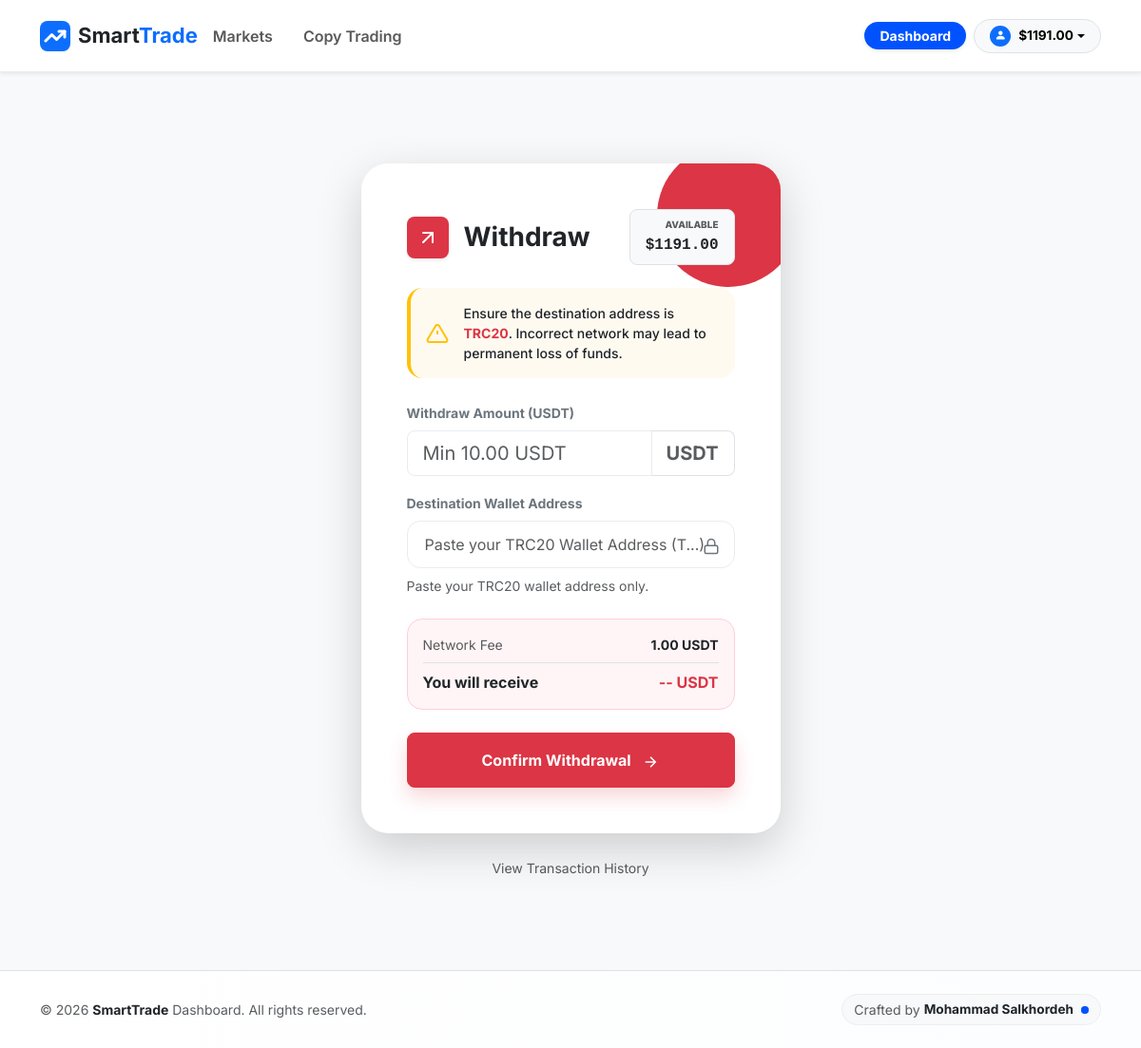
The page /transactions/withdraw/ (signed in) on the database as committed earlier.
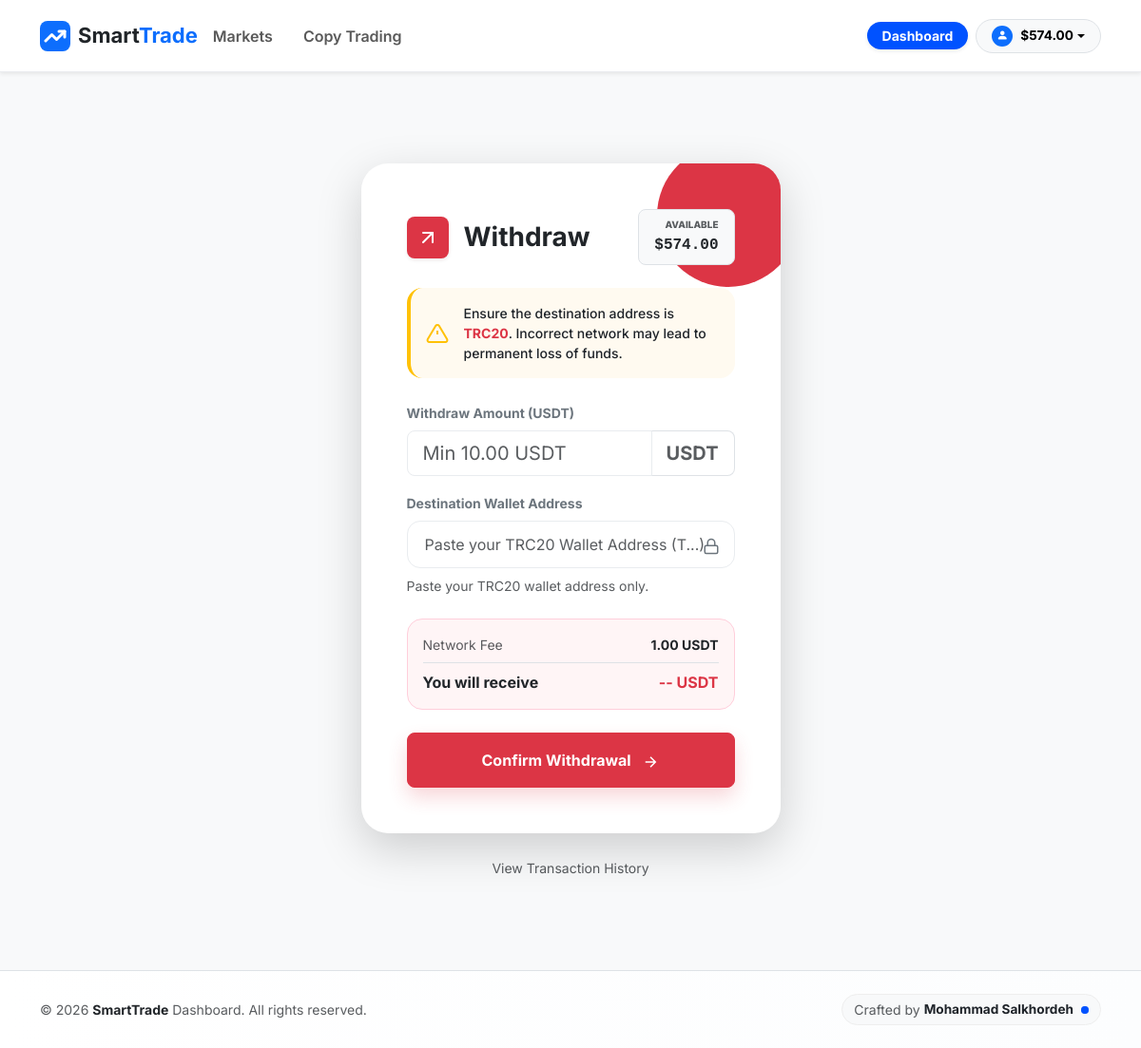
The same page on the database as committed later.
### apps/accounts/models.py (models this page shows, shortened)
class User(AbstractUser):
    balance = models.DecimalField(
        max_digits=20,
        decimal_places=2,
        default=0.00,
        verbose_name="Total Balance (USDT)"
    )
    wallet_address = models.CharField(
        max_length=255,
        blank=True,
        null=True,
        verbose_name="User Wallet Address"
    )
    is_verified = models.BooleanField(default=False)
    class Meta:
        verbose_name = 'User'
        verbose_name_plural = 'Users'

### apps/transactions/views.py (the view)
# urls.py: path('withdraw/', views.withdraw_view, name='withdraw'),
@login_required
def withdraw_view(request):
    if request.method == 'POST':
        form = WithdrawForm(request.POST, user=request.user)
        if form.is_valid():
            withdraw = form.save(commit=False)
            withdraw.user = request.user
            withdraw.tx_type = 'withdraw'
            withdraw.status = 'pending'
            request.user.balance -= withdraw.amount
            request.user.save()
            withdraw.save()
            messages.success(request, "Withdrawal request submitted. Funds are locked until approval.")
            return redirect('transactions:history')
    else:
        form = WithdrawForm(user=request.user)
    return render(request, 'transactions/withdraw.html', {
        'form': form,
        'page_title': 'Withdraw Funds'
    })

### apps/transactions/forms.py (shortened to what this page needs)
class WithdrawForm(forms.ModelForm):
    class Meta:
        model = Transaction
        fields = ['amount', 'tx_hash']
        widgets = {
            'amount': forms.NumberInput(attrs={
                'class': 'form-control',
                'placeholder': 'Min 10.00 USDT',
                'step': '0.01'
            }),
            'tx_hash': forms.TextInput(attrs={
                'class': 'form-control',
                'placeholder': 'Paste your TRC20 Wallet Address (T...)'
            }),
        }
    def __init__(self, *args, **kwargs):
        self.user = kwargs.pop('user', None)
        super().__init__(*args, **kwargs)

### templates/transactions/withdraw.html (shortened to what the changed rows need)
{% extends 'base.html' %}
{% block content %}
<div class="container py-5">
    <div class="row justify-content-center">
        <div class="col-12 col-sm-10 col-md-8 col-lg-6 col-xl-5">
            <div class="withdraw-card border-0 shadow-lg position-relative overflow-hidden">
                <div class="card-body p-4 p-md-5 position-relative">
                    <div class="d-flex justify-content-between align-items-center mb-4">
                        <div class="text-end bg-light p-2 rounded-3 px-3 border">
                            <small class="text-muted d-block" style="font-size: 10px; font-weight: 800; text-transform: uppercase;">Available</small>
                            <span class="fw-bold text-dark font-monospace">${{ user.balance|floatformat:2 }}</span>
                        </div>
                    </div>
                </div>
            </div>
        </div>
    </div>
</div>
{% endblock %}

### templates/base.html (shortened to what this page needs)
<!DOCTYPE html>
<html lang="en">
<head>
    <link href="https://cdn.jsdelivr.net/npm/bootstrap@5.3.0/dist/css/bootstrap.min.css" rel="stylesheet">
    <link rel="stylesheet" href="https://cdn.jsdelivr.net/npm/bootstrap-icons@1.11.0/font/bootstrap-icons.css">
</head>
<body>
<nav class="navbar navbar-expand-lg navbar-light bg-white shadow-sm sticky-top py-2 py-md-3">
    <div class="container d-flex flex-wrap align-items-center justify-content-between">
        <a class="navbar-brand fw-bold d-flex align-items-center me-auto" href="{% url 'home' %}">
            <div class="bg-primary rounded-3 p-1 me-2 d-flex">
                <svg width="24" height="24" viewBox="0 0 24 24" fill="none" stroke="white" stroke-width="3" stroke-linecap="round" stroke-linejoin="round"><polyline points="22 7 13.5 15.5 8.5 10.5 2 17"></polyline><polyline points="16 7 22 7 22 13"></polyline></svg>
            </div>
            <span class="text-dark">Smart<span class="text-primary">Trade</span></span>
        </a>
        <div class="d-flex align-items-center gap-2 order-lg-2 ms-2">
            {% if user.is_authenticated %}
                <a href="{% url 'accounts:dashboard' %}" class="btn btn-primary rounded-pill px-2 px-sm-3 fw-bold shadow-sm btn-sm">
                    <span class="d-none d-sm-inline">Dashboard</span>
                </a>
                <div class="dropdown">
                    <a class="btn btn-light rounded-pill px-2 px-sm-3 fw-bold dropdown-toggle d-flex align-items-center border" href="#" role="button" data-bs-toggle="dropdown">
                        <div class="bg-primary rounded-circle me-1 me-sm-2 d-flex align-items-center justify-content-center" style="width: 22px; height: 22px;">
                            <i class="bi bi-person-fill text-white" style="font-size: 12px;"></i>
                        </div>
                        <span style="font-size: 0.85rem;">${{ user.balance|floatformat:2 }}</span>
                    </a>
                </div>
            {% endif %}
        </div>
        <div class="collapse navbar-collapse order-lg-1" id="navbarNav">
            <ul class="navbar-nav me-auto mt-3 mt-lg-0">
                <li class="nav-item">
                    <a class="nav-link fw-semibold px-3" href="{% url 'trading:market_list' %}">Markets</a>
                </li>
                <li class="nav-item">
                    <a class="nav-link fw-semibold px-3" href="{% url 'trading:copy_list' %}">Copy Trading</a>
                </li>
            </ul>
        </div>
    </div>
</nav>
<div class="container mt-5 main-container">
    {% block content %}
    {% endblock %}
</div>
<footer class="footer-modern py-4 bg-white border-top mt-5">
    <div class="container">
        <div class="d-flex flex-column flex-md-row justify-content-between align-items-center gap-3">
            <div class="copyright-info">
                <p class="text-muted small mb-0">
                    © 2026 <span class="fw-bold text-dark">SmartTrade</span> Dashboard. All rights reserved.
                </p>
            </div>
            <div class="developer-signature">
                <a href="https://mohammad-salkhorde.ir" target="_blank" class="signature-link">
                    <span class="text-muted small me-1">Crafted by</span>
                    <span class="dev-name">Mohammad Salkhordeh</span>
                    <div class="dev-status"></div>
                </a>
            </div>
        </div>
    </div>
</footer>
<div class="toast-container position-fixed bottom-0 end-0 p-3" style="z-index: 1100;">
</div>
</body>
</html>

Rows that differ between the two databases and show on the page:
changed User: balance "1191.00" → "574.00"
